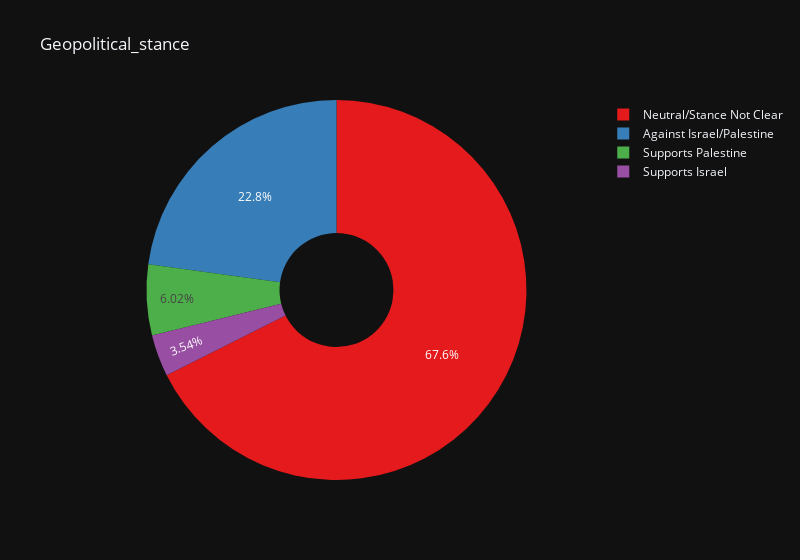

The cell this chart's notebook holds for it:
### Markdown cell above
# <h2>**8. Geopolitical stance**</h2>

### Code cell
# Step 3: Topic Modeling
vectorizer = TfidfVectorizer(max_features=5000, stop_words='english')
tfidf_matrix = vectorizer.fit_transform(df['clean_text'])
lda_model = LatentDirichletAllocation(n_components=5, random_state=42, n_jobs=-1)  # Assuming 5 topics
lda_topic_matrix = lda_model.fit_transform(tfidf_matrix)
# Get the feature names (words) from the vectorizer
feature_names = vectorizer.get_feature_names_out()

# Get the top words for each topic
n_top_words = 10  # You can adjust this number to display more or fewer words per topic
top_words_per_topic = []
for topic_idx, topic in enumerate(lda_model.components_):
    top_words_idx = topic.argsort()[:-n_top_words - 1:-1]
    top_words = [feature_names[i] for i in top_words_idx]
    top_words_per_topic.append(top_words)

# # Print the topics and associated words
# for topic_idx, top_words in enumerate(top_words_per_topic):
#     print(f"Topic #{topic_idx + 1}:")
#     print(", ".join(top_words))
#     print()

# Get the vocabulary indices for 'israel' and 'palestine' in your vectorizer
israel_word_index = vectorizer.vocabulary_['israel']
palestine_word_index = vectorizer.vocabulary_['palestine']
topic_term_distribution = lda_model.components_
israel_topic_index = topic_term_distribution[:, israel_word_index].argmax()
palestine_topic_index = topic_term_distribution[:, palestine_word_index].argmax()
df.shape

from tqdm import tqdm
import time



# Define the function to determine geopolitical stance
def determine_geopolitical_stance(row):
    sentiment_score = row['Compound']
    topic_distribution = lda_model.transform(vectorizer.transform([row['clean_text']]))[0]
    
    # Determine stance based on sentiment score and dominant topic
    if sentiment_score <= -0.5:
        return 'Against Israel/Palestine'
    elif sentiment_score >= 0.5 and topic_distribution.argmax() == israel_topic_index:
        return 'Supports Israel'
    elif sentiment_score >= 0.5 and topic_distribution.argmax() == palestine_topic_index:
        return 'Supports Palestine'
    else:
        return 'Neutral/Stance Not Clear'

# Apply the function to the DataFrame to determine geopolitical stances
tqdm.pandas()
start_time = time.time()
df['geopolitical_stance'] = df.progress_apply(determine_geopolitical_stance, axis=1)
end_time = time.time()

# Calculate total execution time
execution_time = end_time - start_time
# print(f"Total Execution Time: {execution_time} seconds")

# Estimate remaining time
remaining_rows = len(df) - df['geopolitical_stance'].count()
estimated_remaining_time = (execution_time / len(df)) * remaining_rows
# print(f"Estimated Remaining Time: {estimated_remaining_time} seconds")

stance_counts = df['geopolitical_stance'].value_counts()
# print("Geopolitical Stance Distribution:")
# print(stance_counts)
import plotly.express as px



# Comptez le nombre de chaque catégorie parmi les 1000 commentaires
stance_counts = df['geopolitical_stance'].value_counts().reset_index()
stance_counts.columns = ['geopolitical_stance', 'Counts']  # Renommez les colonnes



# Créez un Pie Chart utilisant Plotly
fig = px.pie(stance_counts, values='Counts', names='geopolitical_stance', 
             labels={'Category': 'Sentiment Category', 'Counts': 'Count'},
             title='Geopolitical_stance',
             hole=0.3, 
             color_discrete_sequence=px.colors.qualitative.Set1)

fig.update_layout(
    autosize=True,
    width=800,  # Ajustez la largeur du plot selon vos besoins
    template="plotly_dark"  # Changer le thème selon vos préférences
)
# Show the Plotly Pie Chart
fig.show()

### Figure 1 — Plotly figure (JSON) as saved in the notebook; plotly's stock layout.template omitted (floating-point values rounded to 4 significant figures)
{"data": [{"domain": {"x": [0, 1], "y": [0, 1]}, "hole": 0.3, "hovertemplate": "geopolitical_stance=%{label}<br>Count=%{value}<extra></extra>", "labels": ["Neutral/Stance Not Clear", "Against Israel/Palestine", "Supports Palestine", "Supports Israel"], "legendgroup": "", "name": "", "showlegend": true, "type": "pie", "values": [820, 277, 73, 43]}], "layout": {"autosize": true, "legend": {"tracegroupgap": 0}, "piecolorway": ["rgb(228,26,28)", "rgb(55,126,184)", "rgb(77,175,74)", "rgb(152,78,163)", "rgb(255,127,0)", "rgb(255,255,51)", "rgb(166,86,40)", "rgb(247,129,191)", "rgb(153,153,153)"], "title": {"text": "Geopolitical_stance"}, "width": 800}}
